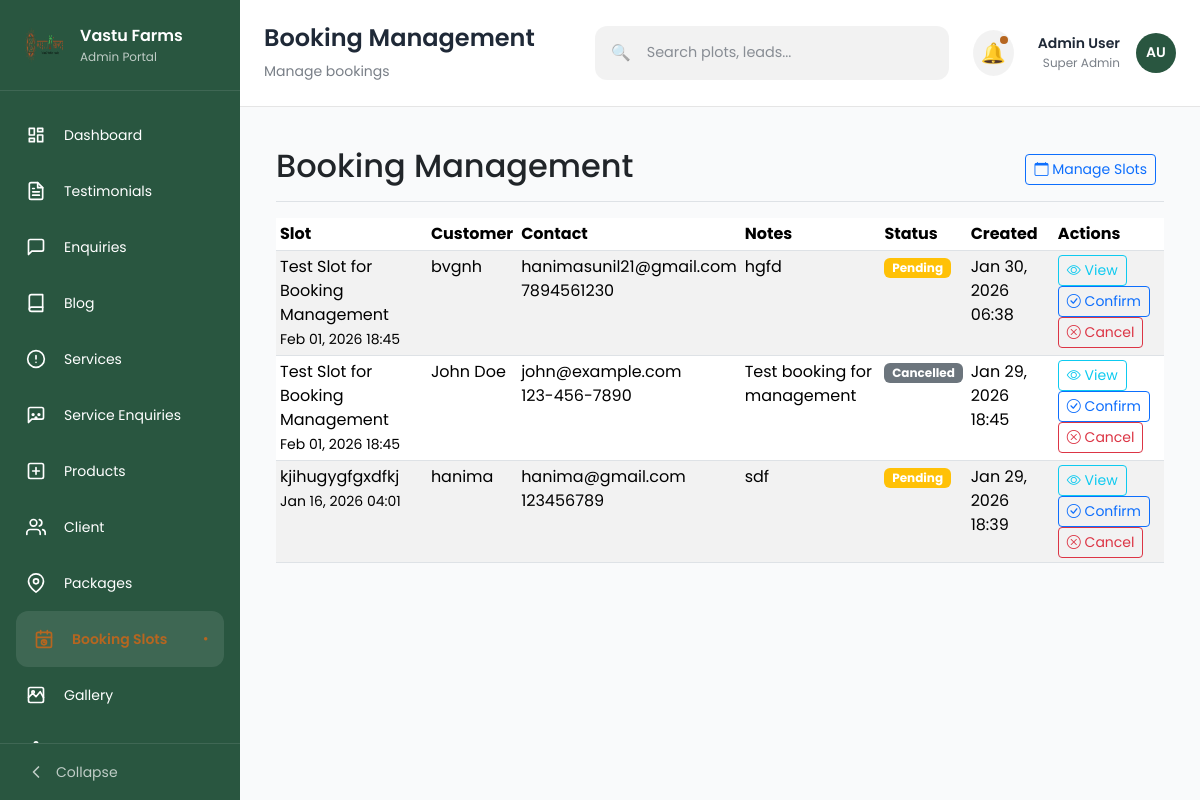
/bookingslots/admin/bookings/ (signed in), run on the app's committed database.
### bookingslots/models.py (models this page shows, shortened)
class Booking(models.Model):
    BOOKING_STATUS_CHOICES = [
        ('pending', 'Pending'),
        ('confirmed', 'Confirmed'),
        ('cancelled', 'Cancelled'),
        ('completed', 'Completed'),
    ]
    id = models.UUIDField(primary_key=True, default=uuid.uuid4, editable=False)
    slot = models.ForeignKey(BookingSlot, on_delete=models.CASCADE, related_name='bookings')
    customer_name = models.CharField(max_length=200)
    customer_email = models.EmailField()
    customer_phone = models.CharField(max_length=20)
    customer_notes = models.TextField(blank=True)
    status = models.CharField(max_length=20, choices=BOOKING_STATUS_CHOICES, default='pending')
    created_at = models.DateTimeField(auto_now_add=True)
    updated_at = models.DateTimeField(auto_now=True)
    class Meta:
        ordering = ['-created_at']
        verbose_name = 'Booking'
        verbose_name_plural = 'Bookings'

class BookingSlot(models.Model):
    SLOT_STATUS_CHOICES = [
        ('available', 'Available'),
        ('booked', 'Booked'),
        ('cancelled', 'Cancelled'),
        ('completed', 'Completed'),
    ]
    id = models.UUIDField(primary_key=True, default=uuid.uuid4, editable=False)
    title = models.CharField(max_length=200)
    description = models.TextField(blank=True)
    start_time = models.DateTimeField()
    end_time = models.DateTimeField()
    max_bookings = models.PositiveIntegerField(default=1)
    current_bookings = models.PositiveIntegerField(default=0)
    status = models.CharField(max_length=20, choices=SLOT_STATUS_CHOICES, default='available')
    created_at = models.DateTimeField(auto_now_add=True)
    updated_at = models.DateTimeField(auto_now=True)
    class Meta:
        ordering = ['start_time']
        verbose_name = 'Booking Slot'
        verbose_name_plural = 'Booking Slots'

### bookingslots/views.py (the view)
# urls.py: path('admin/bookings/', views.booking_list, name='booking_list'),
@login_required(login_url='dashboard:admin_login')
def booking_list(request):
    bookings = Booking.objects.all().order_by('-created_at')
    context = {
        'bookings': bookings,
        'page_title': 'Booking Management',
        'page_subtitle': 'Manage bookings',
        'current_page': 'booking-slots'
    }
    return render(request, 'admin/bookingslots/booking_list.html', context)

### bookingslots/templates/admin/bookingslots/booking_list.html (shortened to what this page needs)
{% extends 'base.html' %}
{% block content %}
<div class="container-fluid">
  <div class="row">
    <main class="col-md-12">
      <div class="d-flex justify-content-between flex-wrap flex-md-nowrap align-items-center pt-3 pb-2 mb-3 border-bottom">
        <h1 class="h2">{{ page_title }}</h1>
        <div class="btn-toolbar mb-2 mb-md-0">
          <div class="btn-group me-2">
            <a href="{% url 'booking_slot_list' %}" class="btn btn-sm btn-outline-primary">
              <i class="bi bi-calendar"></i> Manage Slots
            </a>
          </div>
        </div>
      </div>
      <div class="row">
        <div class="col-md-12">
          <div class="table-responsive">
            <table class="table table-striped table-sm">
              <thead>
                <tr>
                  <th>Slot</th>
                  <th>Customer</th>
                  <th>Contact</th>
                  <th>Notes</th>
                  <th>Status</th>
                  <th>Created</th>
                  <th>Actions</th>
                </tr>
              </thead>
              <tbody>
                {% for booking in bookings %}
                <tr>
                  <td>{{ booking.slot.title }}<br><small>{{ booking.slot.start_time|date:"M d, Y H:i" }}</small></td>
                  <td>{{ booking.customer_name }}</td>
                  <td>
                    {{ booking.customer_email }}<br>
                    {{ booking.customer_phone }}
                  </td>
                  <td>{{ booking.customer_notes|truncatewords:10 }}</td>
                  <td>
                    <span class="badge bg-{% if booking.status == 'pending' %}warning{% elif booking.status == 'confirmed' %}success{% elif booking.status == 'completed' %}primary{% else %}secondary{% endif %}">
                      {{ booking.get_status_display }}
                    </span>
                  </td>
                  <td>{{ booking.created_at|date:"M d, Y H:i" }}</td>
                  <td>
                    <a href="{% url 'booking_view' booking.pk %}" class="btn btn-sm btn-outline-info">
                      <i class="bi bi-eye"></i> View
                    </a>
                    <a href="{% url 'booking_confirm' booking.pk %}" class="btn btn-sm btn-outline-primary" onclick="return confirm('Are you sure you want to confirm this booking?')">
                      <i class="bi bi-check-circle"></i> Confirm
                    </a>
                    <a href="{% url 'booking_cancel' booking.pk %}" class="btn btn-sm btn-outline-danger" onclick="return confirm('Are you sure you want to cancel this booking?')">
                      <i class="bi bi-x-circle"></i> Cancel
                    </a>
                  </td>
                </tr>
                {% empty %}
                <tr>
                  <td colspan="7" class="text-center">No bookings found.</td>
                </tr>
                {% endfor %}
              </tbody>
            </table>
          </div>
        </div>
      </div>
    </main>
  </div>
</div>
{% endblock %}

### templates/base.html (shortened to what this page needs)
{% load static %}
<!DOCTYPE html>
<html lang="en">
<head>
  <link rel="stylesheet" href="{% static 'css/style.css' %}">
  <link href="https://cdn.jsdelivr.net/npm/bootstrap@5.3.8/dist/css/bootstrap.min.css" rel="stylesheet">
  <link
  rel="stylesheet"
  href="https://cdn.jsdelivr.net/npm/bootstrap-icons@1.11.3/font/bootstrap-icons.css"
/>
</head>
<body>
  <div class="layout">
    {% include 'components/layout/sidebar.html' %}
    <main class="main-content">
      {% include 'components/layout/header.html' %}
      <div class="content-area">
        {% block content %}{% endblock %}
      </div>
    </main>
  </div>
</body>
</html>

### templates/components/layout/sidebar.html (shortened to what this page needs)
{% load static %}
<aside class="sidebar">
  <div class="sidebar-brand">
    <img src="{% static 'img/vastu-logo.png' %}" alt="Vastu Farms" class="brand-logo">
    <div class="brand-text">
      <span class="brand-name">Vastu Farms</span>
      <span class="brand-subtitle">Admin Portal</span>
    </div>
  </div>
  <nav class="sidebar-nav">
    <a href="/admin/dashboard/" class="nav-item {% if current_page == 'dashboard' %}active{% endif %}">
      <span class="nav-icon">
        <svg xmlns="http://www.w3.org/2000/svg" width="20" height="20" viewBox="0 0 24 24" fill="none" stroke="currentColor" stroke-width="2" stroke-linecap="round" stroke-linejoin="round">
          <path d="M4 4h6v8h-6z"/><path d="M4 16h6v4h-6z"/><path d="M14 12h6v8h-6z"/><path d="M14 4h6v4h-6z"/>
        </svg>
      </span>
      <span class="nav-text">Dashboard</span>
    </a>
    <div class="nav-links">
      <a href="/admin/testimonials/" class="nav-item {% if current_page == 'testimonials' %}active{% endif %}">
        <span class="nav-icon">
        </span>
        <span class="nav-text">Testimonials</span>
      </a>
      <a href="/admin/enquiries/" class="nav-item {% if current_page == 'enquiries' %}active{% endif %}">
        <span class="nav-icon">
          <svg xmlns="http://www.w3.org/2000/svg" width="20" height="20" viewBox="0 0 24 24" fill="none" stroke="currentColor" stroke-width="2" stroke-linecap="round" stroke-linejoin="round">
            <path d="M21 15a2 2 0 0 1-2 2H7l-4 4V5a2 2 0 0 1 2-2h14a2 2 0 0 1 2 2z"/>
          </svg>
        </span>
        <span class="nav-text">Enquiries</span>
      </a>
      <a href="/blog/admin/" class="nav-item {% if current_page == 'blog' %}active{% endif %}">
        <span class="nav-icon">
          <svg xmlns="http://www.w3.org/2000/svg" width="20" height="20" viewBox="0 0 24 24" fill="none" stroke="currentColor" stroke-width="2" stroke-linecap="round" stroke-linejoin="round">
            <path d="M4 19.5A2.5 2.5 0 0 1 6.5 17H20"/><path d="M6.5 2H20v20H6.5A2.5 2.5 0 0 1 4 19.5v-15A2.5 2.5 0 0 1 6.5 2z"/>
          </svg>
        </span>
        <span class="nav-text">Blog</span>
      </a>
      <a href="{% url 'dashboard:service_list_admin' %}" class="nav-item {% if current_page == 'services' %}active{% endif %}">
        <span class="nav-icon">
          <svg xmlns="http://www.w3.org/2000/svg" width="20" height="20" viewBox="0 0 24 24" fill="none" stroke="currentColor" stroke-width="2" stroke-linecap="round" stroke-linejoin="round">
            <circle cx="12" cy="12" r="10"/><line x1="12" y1="8" x2="12" y2="12"/><line x1="12" y1="16" x2="12.01" y2="16"/>
          </svg>
        </span>
        <span class="nav-text">Services</span>
      </a>
      <a href="{% url 'service_enquiry_list' %}" class="nav-item {% if current_page == 'service_enquiries' %}active{% endif %}">
        <span class="nav-icon">
        </span>
        <span class="nav-text">Service Enquiries</span>
      </a>
      <a href="{% url 'dashboard:product_list' %}" class="nav-item {% if current_page == 'products' %}active{% endif %}">
        <span class="nav-icon">
          <svg xmlns="http://www.w3.org/2000/svg" width="20" height="20" viewBox="0 0 24 24" fill="none" stroke="currentColor" stroke-width="2" stroke-linecap="round" stroke-linejoin="round">
            <rect x="3" y="3" width="18" height="18" rx="2" ry="2"/><line x1="12" y1="8" x2="12" y2="16"/><line x1="8" y1="12" x2="16" y2="12"/>
          </svg>
        </span>
        <span class="nav-text">Products</span>
      </a>
      <a href="{% url 'dashboard:client_list' %}" class="nav-item {% if current_page == 'client' %}active{% endif %}">
        <span class="nav-icon">
        </span>
        <span class="nav-text">Client</span>
      </a>
      <a href="{% url 'dashboard:package_list' %}" class="nav-item {% if current_page == 'packages' %}active{% endif %}">
        <span class="nav-icon">
          <svg xmlns="http://www.w3.org/2000/svg" width="20" height="20" viewBox="0 0 24 24" fill="none" stroke="currentColor" stroke-width="2" stroke-linecap="round" stroke-linejoin="round">
            <path d="M21 10c0 7-9 13-9 13s-9-6-9-13a9 9 0 0 1 18 0z"/><circle cx="12" cy="10" r="3"/>
          </svg>
        </span>
        <span class="nav-text">Packages</span>
      </a>
      <a href="{% url 'booking_slot_list' %}" class="nav-item {% if current_page == 'booking-slots' %}active{% endif %}">
  <span class="nav-icon">
  </span>
  <span class="nav-text">Booking Slots</span>
  <span class="nav-badge">●</span>
</a>
 <a href="{% url 'dashboard:gallery_list' %}" class="nav-item {% if current_page == 'gallery' %}active{% endif %}">
  <span class="nav-icon">
  </span>
  <span class="nav-text">Gallery</span>
</a>
<a href="{% url 'dashboard:global_settings' %}" class="nav-item {% if current_page == 'settings' %}active{% endif %}">
  <span class="nav-icon">
  </span>
  <span class="nav-text">Settings</span>
</a>
    </div>
  </nav>
  <button class="sidebar-collapse">
    <span class="collapse-icon">
      <svg xmlns="http://www.w3.org/2000/svg" width="20" height="20" viewBox="0 0 24 24" fill="none" stroke="currentColor" stroke-width="2" stroke-linecap="round" stroke-linejoin="round">
        <path d="M15 6l-6 6l6 6"/>
      </svg>
    </span>
    <span class="collapse-text">Collapse</span>
  </button>
</aside>

### templates/components/layout/header.html (shortened to what this page needs)
{% load static %}
<header class="header">
  <div class="header-left">
    <h1 class="page-title">{{ page_title|default:"Dashboard" }}</h1>
    <p class="page-subtitle">{{ page_subtitle|default:"Welcome back to Vastu Farms Admin Portal" }}</p>
  </div>
  <div class="header-right">
    <div class="search-box">
      <span class="search-icon">🔍</span>
      <input type="search" class="search-input" placeholder="Search plots, leads...">
    </div>
    <button class="notification-btn">
      <span class="notification-icon">🔔</span>
      <span class="notification-badge"></span>
    </button>
    <div class="user-profile">
      <div class="user-info">
        <span class="user-name">Admin User</span>
        <span class="user-role">Super Admin</span>
      </div>
      <div class="dropdown">
        <div class="user-avatar" role="button" data-bs-toggle="dropdown" aria-expanded="false">
          <span class="avatar-placeholder">AU</span>
        </div>
      </div>
    </div>
  </div>
</header>

### templates/base.html (style rules this page uses)
:root { --sidebar-bg: #ffffff; --sidebar-text: #333333; --sidebar-hover-bg: #f8f9fa; --header-bg: #ffffff; --header-text: #333333; --content-bg: #f8f9fa; --card-bg: #ffffff; --border-color: #e9ecef; }

### data on the page
Booking: slot "Test Slot for Booking Management", slot.start_time "Feb 01, 2026 18:45", customer_name "bvgnh", customer_email "hanimasunil21@gmail.com", customer_phone "7894561230", customer_notes "hgfd", status "Pending", created_at "Jan 30, 2026 06:38"
Booking: slot "Test Slot for Booking Management", slot.start_time "Feb 01, 2026 18:45", customer_name "John Doe", customer_email "john@example.com", customer_phone "123-456-7890", customer_notes "Test booking for management", status "Cancelled", created_at "Jan 29, 2026 18:45"
Booking: slot "kjihugygfgxdfkj", slot.start_time "Jan 16, 2026 04:01", customer_name "hanima", customer_email "hanima@gmail.com", customer_phone "123456789", customer_notes "sdf", status "Pending", created_at "Jan 29, 2026 18:39"

### other printed values
{{ page_title|default:"Dashboard" }} "Booking Management"
{{ page_subtitle|default:"Welcome back to Vastu Farms Admin Portal" }} "Manage bookings"
{{ page_title }} "Booking Management"
